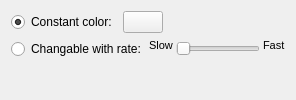
          <widget class="QWidget" name="page_2">
           <layout class="QVBoxLayout" name="verticalLayout">
            <item>
             <layout class="QHBoxLayout" name="horizontalLayout_2">
              <item>
               <widget class="QRadioButton" name="radioButton_ConstantColorMoodLampMode">
                <property name="text">
                 <string>Constant color:</string>
                </property>
                <property name="checkable">
                 <bool>true</bool>
                </property>
                <property name="checked">
                 <bool>true</bool>
                </property>
               </widget>
              </item>
              <item>
               <widget class="ColorButton" name="pushButton_SelectColor">
                <property name="text">
                 <string/>
                </property>
                <property name="flat">
                 <bool>false</bool>
                </property>
               </widget>
              </item>
              <item>
               <spacer name="horizontalSpacer_8">
                <property name="orientation">
                 <enum>Qt::Horizontal</enum>
                </property>
                <property name="sizeHint" stdset="0">
                 <size>
                  <width>40</width>
                  <height>20</height>
                 </size>
                </property>
               </spacer>
              </item>
             </layout>
            </item>
            <item>
             <layout class="QHBoxLayout" name="horizontalLayout_7">
              <property name="spacing">
               <number>3</number>
              </property>
              <item>
               <widget class="QRadioButton" name="radioButton_LiquidColorMoodLampMode">
                <property name="text">
                 <string>Changable with rate:</string>
                </property>
               </widget>
              </item>
              <item>
               <widget class="QLabel" name="label_slowMoodLampSpeed">
                <property name="font">
                 <font>
                  <pointsize>8</pointsize>
                 </font>
                </property>
                <property name="styleSheet">
                 <string notr="true">margin-bottom:0.4em; margin-left:0.5em</string>
                </property>
                <property name="text">
                 <string>Slow</string>
                </property>
                <property name="alignment">
                 <set>Qt::AlignLeading|Qt::AlignLeft|Qt::AlignTop</set>
                </property>
               </widget>
              </item>
              <item>
               <widget class="QSlider" name="horizontalSlider_MoodLampSpeed">
                <property name="enabled">
                 <bool>false</bool>
                </property>
                <property name="minimum">
                 <number>1</number>
                </property>
                <property name="maximum">
                 <number>100</number>
                </property>
                <property name="orientation">
                 <enum>Qt::Horizontal</enum>
                </property>
               </widget>
              </item>
              <item>
               <widget class="QLabel" name="label_fastMoodLampSpeed">
                <property name="font">
                 <font>
                  <pointsize>8</pointsize>
                 </font>
                </property>
                <property name="styleSheet">
                 <string notr="true">margin-bottom:0.4em;</string>
                </property>
                <property name="text">
                 <string>Fast</string>
                </property>
                <property name="alignment">
                 <set>Qt::AlignLeading|Qt::AlignLeft|Qt::AlignTop</set>
                </property>
               </widget>
              </item>
             </layout>
            </item>
            <item>
             <spacer name="verticalSpacer_7">
              <property name="orientation">
               <enum>Qt::Vertical</enum>
              </property>
              <property name="sizeHint" stdset="0">
               <size>
                <width>20</width>
                <height>1</height>
               </size>
              </property>
             </spacer>
            </item>
           </layout>
          </widget>
